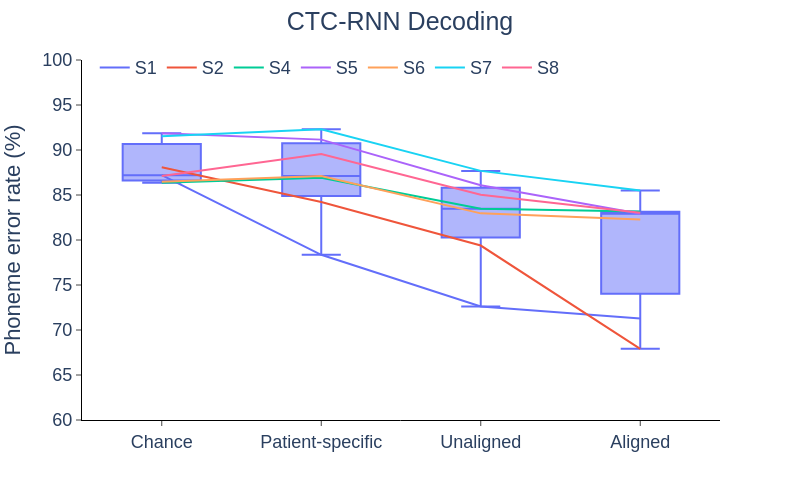

The notebook cell saved with this chart:
### Code cell
mean_ctc_decode_df = ctc_decode_df.groupby(['Patient', 'Decoding type'], sort=False).mean().reset_index()

fig = px.line(mean_ctc_decode_df, x='Decoding type', y='Phoneme error rate', color='Patient', width=800, height=500)
fig.add_traces(px.box(mean_ctc_decode_df, x='Decoding type', y='Phoneme error rate').data)
fig.update_layout(
    plot_bgcolor='white',
    legend=dict(
        orientation='h',
        yanchor='top',
        y=1.03,
        xanchor='left',
        x=0.02,
        title_text=''
    ),
    title_text=f'CTC-RNN Decoding',
    title_x=0.5,
    font=dict(size=18, family='Arial')
)
fig.update_xaxes(
    title='',
    mirror=False,
    ticks='outside',
    showline=True,
    linecolor='black',
    showgrid=False,
)
fig.update_yaxes(
    title='Phoneme error rate (%)',
    mirror=False,
    ticks='outside',
    showline=True,
    linecolor='black',
    showgrid=False,
    range=[60, 100]
    # range=[20, 50]
)

fig.write_image(FIG_DIR / 'ctcRNN_fullDecoding.svg')
fig.show()

### Figure 1 — Plotly figure (JSON) as saved in the notebook; plotly's stock layout.template omitted (floating-point values rounded to 4 significant figures)
{"data": [{"hovertemplate": "Patient=S1<br>Decoding type=%{x}<br>Phoneme error rate=%{y}<extra></extra>", "legendgroup": "S1", "line": {"color": "#636efa", "dash": "solid"}, "marker": {"symbol": "circle"}, "mode": "lines", "name": "S1", "orientation": "v", "showlegend": true, "type": "scatter", "x": ["Chance", "Patient-specific", "Unaligned", "Aligned"], "xaxis": "x", "y": [87.21, 78.36, 72.62, 71.27], "yaxis": "y"}, {"hovertemplate": "Patient=S2<br>Decoding type=%{x}<br>Phoneme error rate=%{y}<extra></extra>", "legendgroup": "S2", "line": {"color": "#EF553B", "dash": "solid"}, "marker": {"symbol": "circle"}, "mode": "lines", "name": "S2", "orientation": "v", "showlegend": true, "type": "scatter", "x": ["Chance", "Patient-specific", "Unaligned", "Aligned"], "xaxis": "x", "y": [88.09, 84.22, 79.38, 67.91], "yaxis": "y"}, {"hovertemplate": "Patient=S4<br>Decoding type=%{x}<br>Phoneme error rate=%{y}<extra></extra>", "legendgroup": "S4", "line": {"color": "#00cc96", "dash": "solid"}, "marker": {"symbol": "circle"}, "mode": "lines", "name": "S4", "orientation": "v", "showlegend": true, "type": "scatter", "x": ["Chance", "Patient-specific", "Unaligned", "Aligned"], "xaxis": "x", "y": [86.37, 86.91, 83.47, 83.17], "yaxis": "y"}, {"hovertemplate": "Patient=S5<br>Decoding type=%{x}<br>Phoneme error rate=%{y}<extra></extra>", "legendgroup": "S5", "line": {"color": "#ab63fa", "dash": "solid"}, "marker": {"symbol": "circle"}, "mode": "lines", "name": "S5", "orientation": "v", "showlegend": true, "type": "scatter", "x": ["Chance", "Patient-specific", "Unaligned", "Aligned"], "xaxis": "x", "y": [91.86, 91.15, 86.08, 82.92], "yaxis": "y"}, {"hovertemplate": "Patient=S6<br>Decoding type=%{x}<br>Phoneme error rate=%{y}<extra></extra>", "legendgroup": "S6", "line": {"color": "#FFA15A", "dash": "solid"}, "marker": {"symbol": "circle"}, "mode": "lines", "name": "S6", "orientation": "v", "showlegend": true, "type": "scatter", "x": ["Chance", "Patient-specific", "Unaligned", "Aligned"], "xaxis": "x", "y": [86.46, 87.1, 82.96, 82.27], "yaxis": "y"}, {"hovertemplate": "Patient=S7<br>Decoding type=%{x}<br>Phoneme error rate=%{y}<extra></extra>", "legendgroup": "S7", "line": {"color": "#19d3f3", "dash": "solid"}, "marker": {"symbol": "circle"}, "mode": "lines", "name": "S7", "orientation": "v", "showlegend": true, "type": "scatter", "x": ["Chance", "Patient-specific", "Unaligned", "Aligned"], "xaxis": "x", "y": [91.53, 92.31, 87.68, 85.49], "yaxis": "y"}, {"hovertemplate": "Patient=S8<br>Decoding type=%{x}<br>Phoneme error rate=%{y}<extra></extra>", "legendgroup": "S8", "line": {"color": "#FF6692", "dash": "solid"}, "marker": {"symbol": "circle"}, "mode": "lines", "name": "S8", "orientation": "v", "showlegend": true, "type": "scatter", "x": ["Chance", "Patient-specific", "Unaligned", "Aligned"], "xaxis": "x", "y": [87.12, 89.56, 85.04, 83.04], "yaxis": "y"}, {"alignmentgroup": "True", "hovertemplate": "Decoding type=%{x}<br>Phoneme error rate=%{y}<extra></extra>", "legendgroup": "", "marker": {"color": "#636efa"}, "name": "", "notched": false, "offsetgroup": "", "orientation": "v", "showlegend": false, "type": "box", "x": ["Chance", "Patient-specific", "Unaligned", "Aligned", "Chance", "Patient-specific", "Unaligned", "Aligned", "Chance", "Patient-specific", "Unaligned", "Aligned", "Chance", "Patient-specific", "Unaligned", "Aligned", "Chance", "Patient-specific", "Unaligned", "Aligned", "Chance", "Patient-specific", "Unaligned", "Aligned", "Chance", "Patient-specific", "Unaligned", "Aligned"], "x0": " ", "xaxis": "x", "y": [87.21, 78.36, 72.62, 71.27, 88.09, 84.22, 79.38, 67.91, 86.37, 86.91, 83.47, 83.17, 91.86, 91.15, 86.08, 82.92, 86.46, 87.1, 82.96, 82.27, 91.53, 92.31, 87.68, 85.49, 87.12, 89.56, 85.04, 83.04], "y0": " ", "yaxis": "y"}], "layout": {"font": {"family": "Arial", "size": 18}, "height": 500, "legend": {"orientation": "h", "title": {"text": ""}, "tracegroupgap": 0, "x": 0.02, "xanchor": "left", "y": 1.03, "yanchor": "top"}, "margin": {"t": 60}, "plot_bgcolor": "white", "title": {"text": "CTC-RNN Decoding", "x": 0.5}, "width": 800, "xaxis": {"anchor": "y", "domain": [0, 1], "linecolor": "black", "mirror": false, "showgrid": false, "showline": true, "ticks": "outside", "title": {"text": ""}}, "yaxis": {"anchor": "x", "domain": [0, 1], "linecolor": "black", "mirror": false, "range": [60, 100], "showgrid": false, "showline": true, "ticks": "outside", "title": {"text": "Phoneme error rate (%)"}}}}
